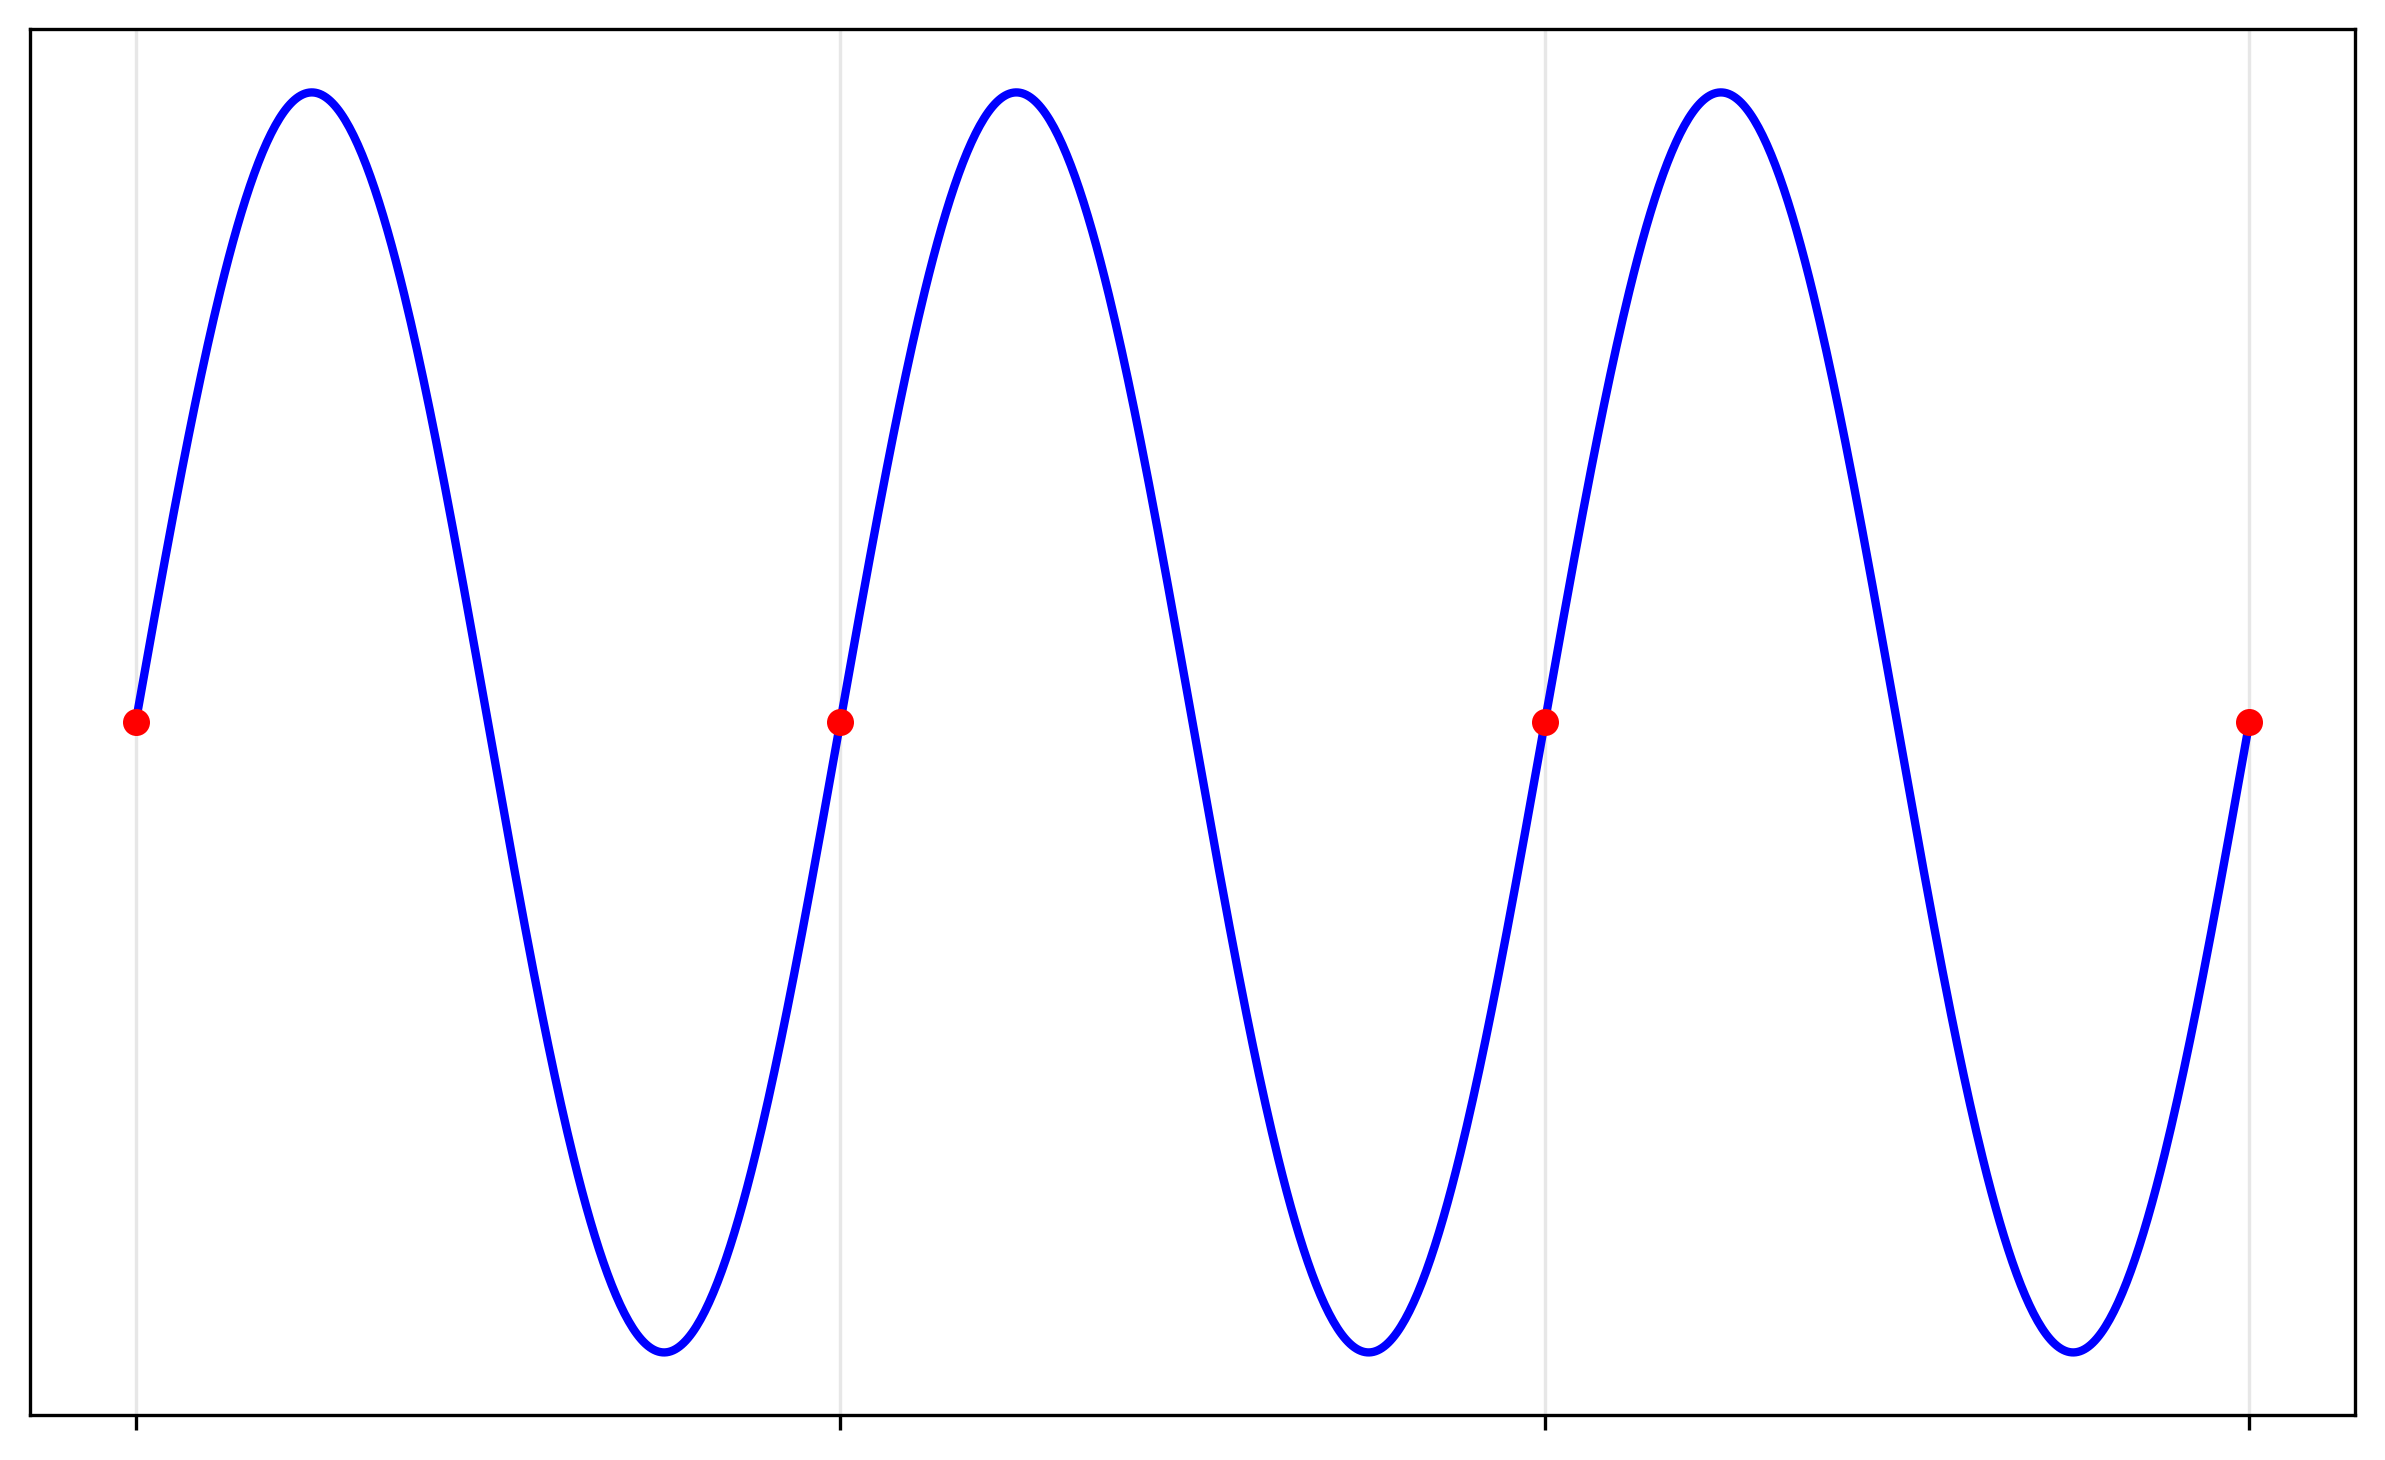

This figure's Python source:
import matplotlib.pyplot as plt
import numpy as np

# Create time array for 3 periods
t = np.linspace(0, 6 * np.pi, 1000)

# Create sine wave
y = np.sin(t)

# Plot
fig, ax = plt.subplots(figsize=(10, 6))
ax.plot(t, y, 'b-', linewidth=2)

# Mark the start of each waveform period
period_starts = np.arange(0, t[-1] + 1e-9, 2 * np.pi)
ax.scatter(period_starts, np.sin(period_starts), color='red', s=30, zorder=5)

# Use abstract time labels instead of numeric values
ax.set_xticks(period_starts)
ax.set_xticklabels(['', '', '', ''])
#ax.set_xticklabels(['t', 't+1', 't+2', 't+3'])

# Remove the y-axis
#ax.spines['left'].set_visible(False)
ax.yaxis.set_visible(False)

#ax.set_xlabel('Time')
#ax.set_title('Subgraph Completion Interval')
ax.grid(True, alpha=0.3)
plt.savefig('waveform.png', dpi=300, bbox_inches='tight')
plt.show()
